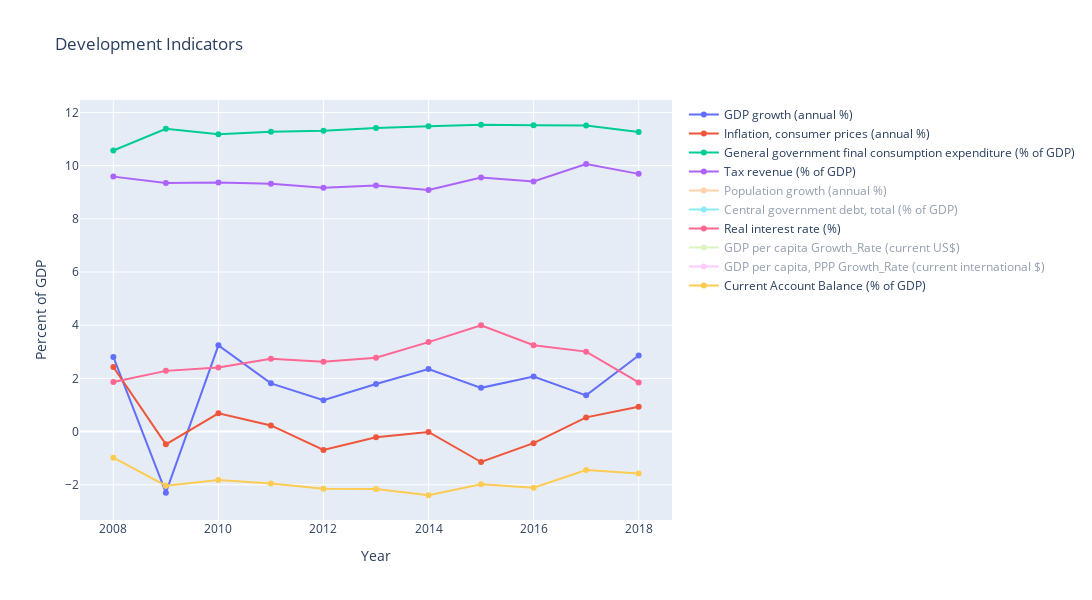

Notebook source saved alongside this figure:
### Code cell
fig = go.Figure()
percent_variables=['GDP growth (annual %)','Inflation, consumer prices (annual %)',
          'General government final consumption expenditure (% of GDP)',
          'Tax revenue (% of GDP)','Population growth (annual %)','Central government debt, total (% of GDP)',
                   'Real interest rate (%)','GDP per capita Growth_Rate (current US$)',
                   'GDP per capita, PPP Growth_Rate (current international $)',
                   'Current Account Balance (% of GDP)'
           ]
for var in percent_variables:
    fig.add_trace(go.Scatter(x=df_swi['Year'], y=df_swi[var],
                name=var))
    
# Edit the layout
fig.update_traces(hoverinfo='all', mode='lines+markers')
fig.update_layout(title='Development Indicators',
               xaxis_title='Year',
               yaxis_title='Percent of GDP',
                 autosize=False,
                width=1100,
                height=600
                 )

### Figure 1 — Plotly figure (JSON) as saved in the notebook; plotly's stock layout.template omitted (floating-point values rounded to 4 significant figures)
{"data": [{"hoverinfo": "all", "mode": "lines+markers", "name": "GDP growth (annual %)", "type": "scatter", "x": [2008, 2009, 2010, 2011, 2012, 2013, 2014, 2015, 2016, 2017, 2018], "y": [2.808, -2.297, 3.243, 1.813, 1.179, 1.792, 2.35, 1.645, 2.069, 1.363, 2.86]}, {"hoverinfo": "all", "mode": "lines+markers", "name": "Inflation, consumer prices (annual %)", "type": "scatter", "x": [2008, 2009, 2010, 2011, 2012, 2013, 2014, 2015, 2016, 2017, 2018], "y": [2.426, -0.4805, 0.6882, 0.2313, -0.6926, -0.2173, -0.0132, -1.144, -0.4346, 0.5338, 0.9363]}, {"hoverinfo": "all", "mode": "lines+markers", "name": "General government final consumption expenditure (% of GDP)", "type": "scatter", "visible": true, "x": [2008, 2009, 2010, 2011, 2012, 2013, 2014, 2015, 2016, 2017, 2018], "y": [10.57, 11.38, 11.18, 11.28, 11.31, 11.41, 11.48, 11.54, 11.51, 11.51, 11.26]}, {"hoverinfo": "all", "mode": "lines+markers", "name": "Tax revenue (% of GDP)", "type": "scatter", "visible": true, "x": [2008, 2009, 2010, 2011, 2012, 2013, 2014, 2015, 2016, 2017, 2018], "y": [9.587, 9.349, 9.364, 9.322, 9.169, 9.256, 9.087, 9.556, 9.405, 10.06, 9.691]}, {"hoverinfo": "all", "mode": "lines+markers", "name": "Population growth (annual %)", "type": "scatter", "visible": "legendonly", "x": [2008, 2009, 2010, 2011, 2012, 2013, 2014, 2015, 2016, 2017, 2018], "y": [1.271, 1.249, 1.042, 1.112, 1.062, 1.15, 1.22, 1.138, 1.092, 0.9332, 0.7366]}, {"hoverinfo": "all", "mode": "lines+markers", "name": "Central government debt, total (% of GDP)", "type": "scatter", "visible": "legendonly", "x": [2008, 2009, 2010, 2011, 2012, 2013, 2014, 2015, 2016, 2017, 2018], "y": [23.08, 21.7, 20.99, 21.14, 21.34, 20.22, 20.61, 20.44, 19.38, 20.28, 18.68]}, {"hoverinfo": "all", "mode": "lines+markers", "name": "Real interest rate (%)", "type": "scatter", "x": [2008, 2009, 2010, 2011, 2012, 2013, 2014, 2015, 2016, 2017, 2018], "y": [1.866, 2.283, 2.413, 2.739, 2.623, 2.778, 3.365, 3.996, 3.249, 3.006, 1.849]}, {"hoverinfo": "all", "mode": "lines+markers", "name": "GDP per capita Growth_Rate (current US$)", "type": "scatter", "visible": "legendonly", "x": [2008, 2009, 2010, 2011, 2012, 2013, 2014, 2015, 2016, 2017, 2018], "y": [null, -3.514, 6.935, 18.22, -5.129, 1.71, 1.627, -5.544, -1.973, 0.1233, 3.602]}, {"hoverinfo": "all", "mode": "lines+markers", "name": "GDP per capita, PPP Growth_Rate (current international $)", "type": "scatter", "visible": "legendonly", "x": [2008, 2009, 2010, 2011, 2012, 2013, 2014, 2015, 2016, 2017, 2018], "y": [null, -1.552, 2.767, 5.611, 3.387, 3.727, 2.855, 2.914, 3.196, 1.251, 3.659]}, {"hoverinfo": "all", "mode": "lines+markers", "name": "Current Account Balance (% of GDP)", "type": "scatter", "x": [2008, 2009, 2010, 2011, 2012, 2013, 2014, 2015, 2016, 2017, 2018], "y": [-0.9836, -2.036, -1.82, -1.954, -2.146, -2.156, -2.394, -1.981, -2.11, -1.448, -1.574]}], "layout": {"autosize": false, "height": 600, "title": {"text": "Development Indicators"}, "width": 1100, "xaxis": {"autorange": true, "range": [2007.0, 2019.0], "title": {"text": "Year"}, "type": "linear"}, "yaxis": {"autorange": true, "range": [-3.325, 12.47], "title": {"text": "Percent of GDP"}, "type": "linear"}}}
